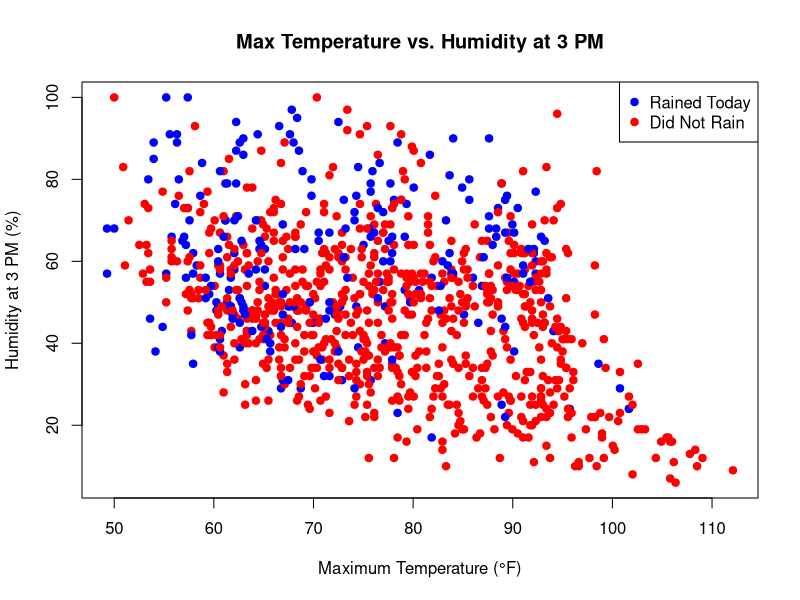
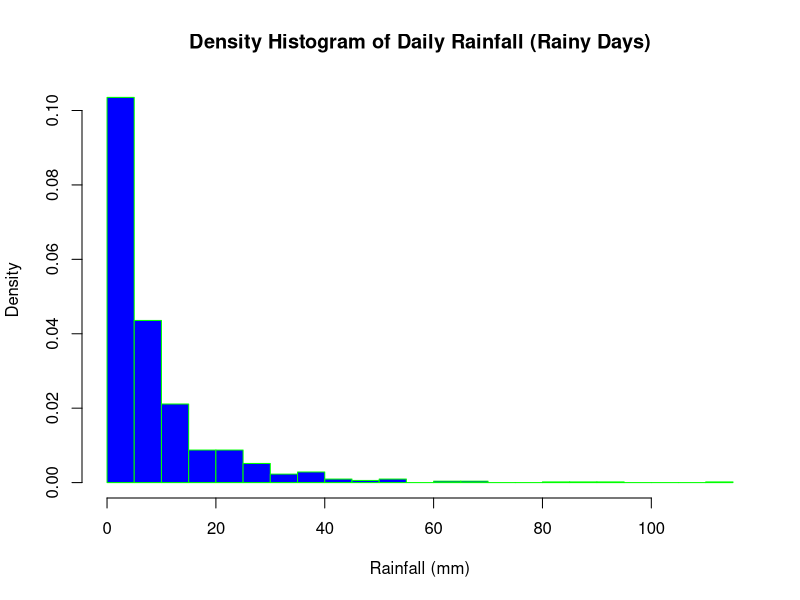
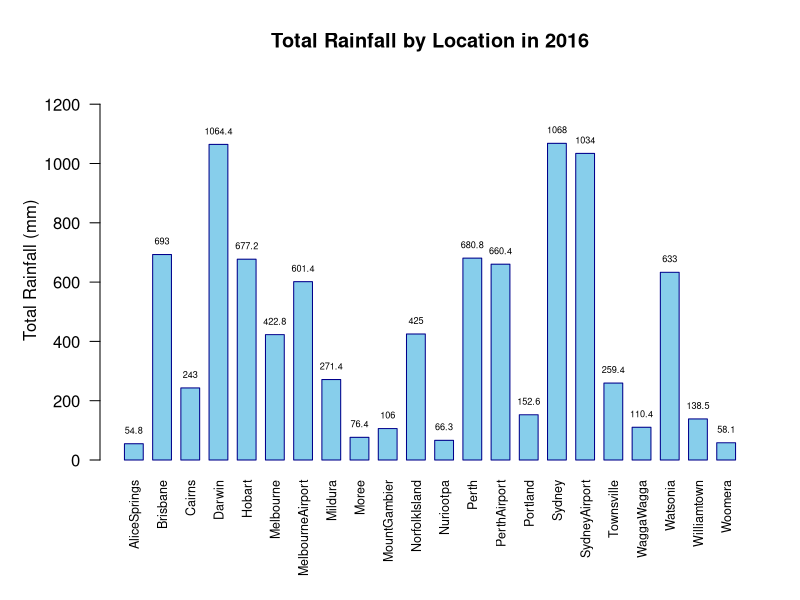
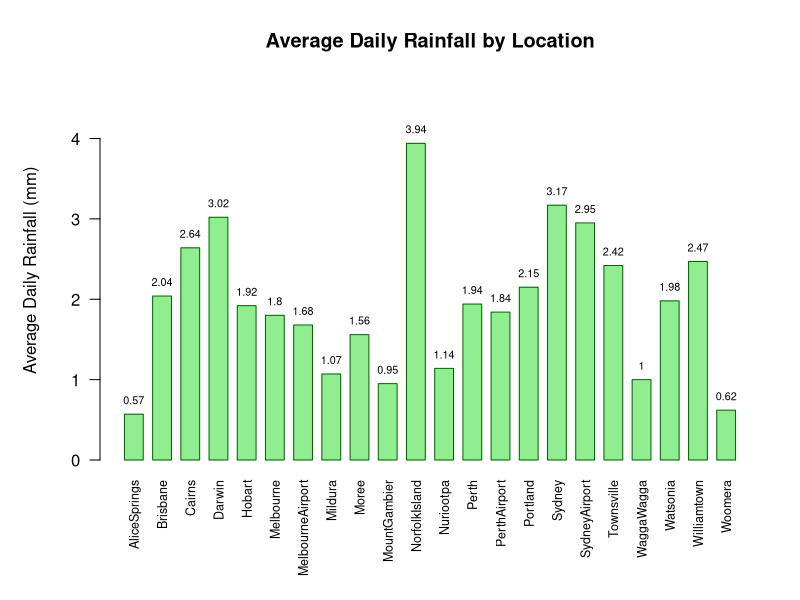
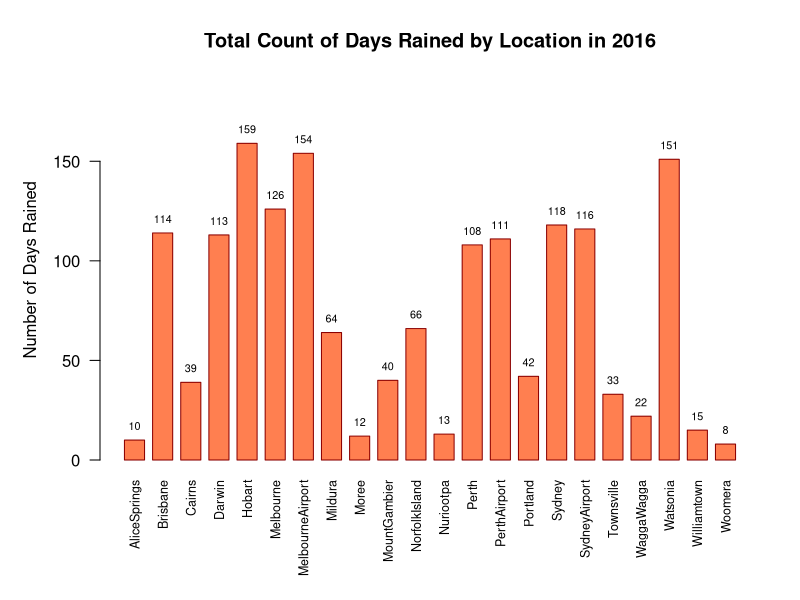
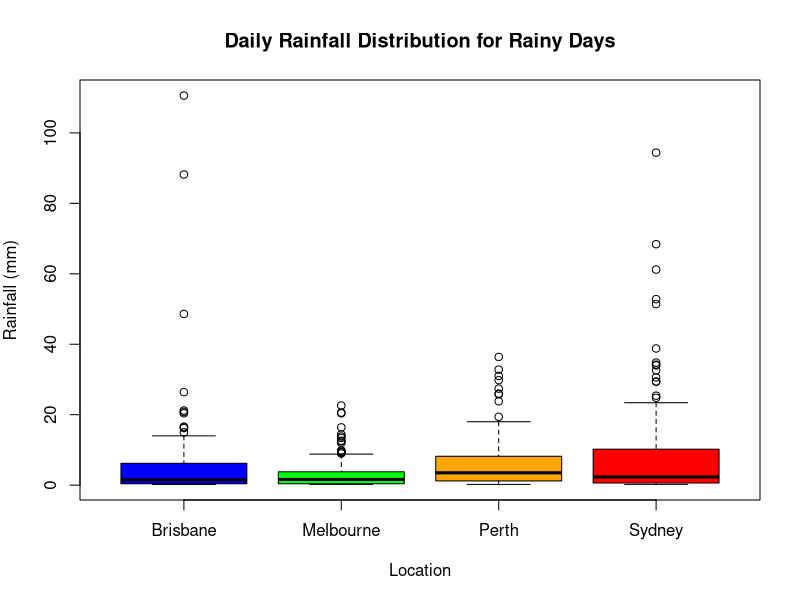

Here is the R script that generated these plots, in order:
## ---- chunk 1
knitr::opts_chunk$set(echo = TRUE, warning = FALSE, message = FALSE)
## ---- chunk 2
library(dplyr)

# Load dataset and clean missing values
rain <- read.csv("weatherAUS.csv", sep = ",", header = TRUE)
rain <- na.omit(rain)
head(rain, 4)
## ---- chunk 3
set.seed(123)
rain_sample <- rain %>%
  sample_n(1000) %>%
  mutate(
    MaxTempF = (9 / 5) * MaxTemp + 32,
    Colors = ifelse(RainToday == "Yes", "blue", "red")
  )

plot(
  x = rain_sample$MaxTempF,
  y = rain_sample$Humidity3pm,
  col = rain_sample$Colors,
  pch = 19,
  xlab = "Maximum Temperature (°F)",
  ylab = "Humidity at 3 PM (%)",
  main = "Max Temperature vs. Humidity at 3 PM"
)
legend("topright", legend = c("Rained Today", "Did Not Rain"), col = c("blue", "red"), pch = 19)
## ---- chunk 4
rain_days <- rain %>% filter(RainToday == "Yes")

hist(
  rain_days$Rainfall,
  prob = TRUE,
  col = "blue",
  border = "green",
  xlab = "Rainfall (mm)",
  ylab = "Density",
  main = "Density Histogram of Daily Rainfall (Rainy Days)",
  breaks = 30
)

mean_rf <- mean(rain_days$Rainfall)
median_rf <- median(rain_days$Rainfall)

cat("Mean Rainfall (mm):", round(mean_rf, 2), "\n")
cat("Median Rainfall (mm):", round(median_rf, 2), "\n")
## ---- chunk 5
rain_2016_total <- rain %>%
  filter(grepl("/16$", Date)) %>%
  group_by(Location) %>%
  summarise(TotalRainfall = round(sum(Rainfall, na.rm = TRUE), 1))

par(mar = c(7, 5, 4, 2))
bp_a <- barplot(
  rain_2016_total$TotalRainfall,
  names.arg = rain_2016_total$Location,
  col = "skyblue",
  border = "darkblue",
  space = 0.5,
  ylim = c(0, max(rain_2016_total$TotalRainfall) * 1.2),
  ylab = "Total Rainfall (mm)",
  main = "Total Rainfall by Location in 2016",
  las = 2,
  cex.names = 0.75
)

text(
  x = bp_a,
  y = rain_2016_total$TotalRainfall,
  labels = rain_2016_total$TotalRainfall,
  pos = 3,
  cex = 0.55
)
par(mar = c(5, 4, 4, 2))
## ---- chunk 6
rain_loc_avg <- rain %>%
  group_by(Location) %>%
  summarise(AvgRainfall = round(mean(Rainfall, na.rm = TRUE), 2))

par(mar = c(7, 5, 4, 2))
bp_b <- barplot(
  rain_loc_avg$AvgRainfall,
  names.arg = rain_loc_avg$Location,
  col = "lightgreen",
  border = "darkgreen",
  space = 0.5,
  ylim = c(0, max(rain_loc_avg$AvgRainfall) * 1.2),
  ylab = "Average Daily Rainfall (mm)",
  main = "Average Daily Rainfall by Location",
  las = 2,
  cex.names = 0.75
)

text(
  x = bp_b,
  y = rain_loc_avg$AvgRainfall,
  labels = rain_loc_avg$AvgRainfall,
  pos = 3,
  cex = 0.65
)
par(mar = c(5, 4, 4, 2))
## ---- chunk 7
rain_2016_days <- rain %>%
  filter(grepl("/16$", Date), RainToday == "Yes" | Rainfall > 0) %>%
  group_by(Location) %>%
  summarise(DaysRained = n())

par(mar = c(7, 5, 4, 2))
bp_c <- barplot(
  rain_2016_days$DaysRained,
  names.arg = rain_2016_days$Location,
  col = "coral",
  border = "darkred",
  space = 0.4,
  ylim = c(0, max(rain_2016_days$DaysRained) * 1.2),
  ylab = "Number of Days Rained",
  main = "Total Count of Days Rained by Location in 2016",
  las = 2,
  cex.names = 0.75
)

text(
  x = bp_c,
  y = rain_2016_days$DaysRained,
  labels = rain_2016_days$DaysRained,
  pos = 3,
  cex = 0.65
)
par(mar = c(5, 4, 4, 2))
## ---- chunk 8
rainCity <- rain %>%
  filter(Location %in% c("Brisbane", "Melbourne", "Perth", "Sydney"), Rainfall > 0)

boxplot(
  Rainfall ~ Location,
  data = rainCity,
  main = "Daily Rainfall Distribution for Rainy Days",
  xlab = "Location",
  ylab = "Rainfall (mm)",
  col = c("blue", "green", "orange", "red")
)
